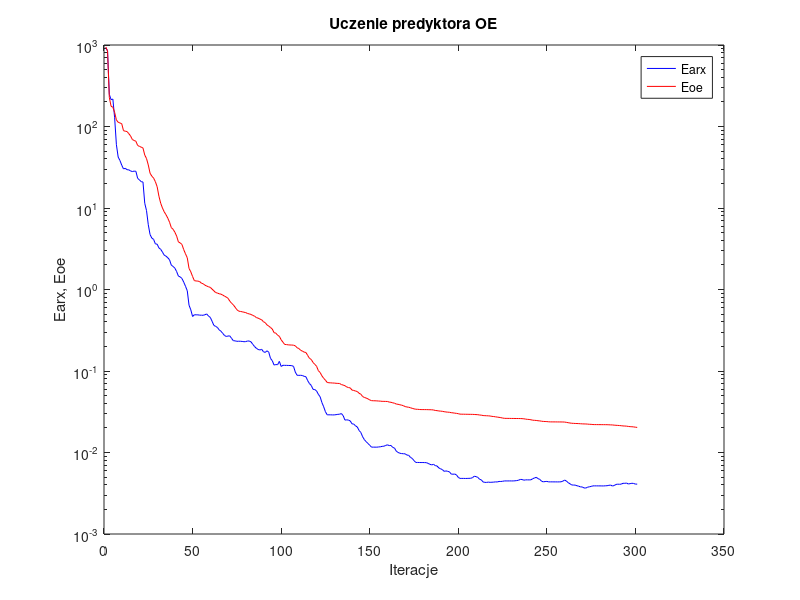
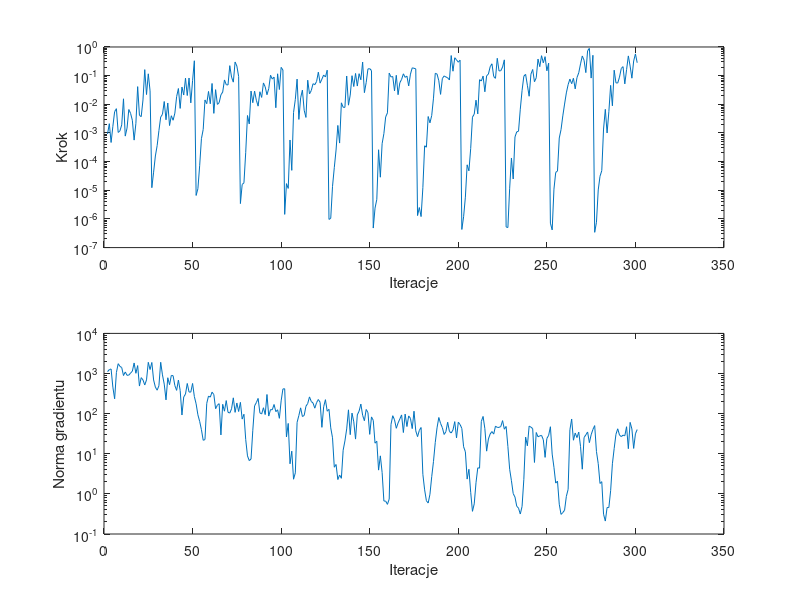

Source code (MATLAB) for these figures, in order:
%uczenie predyktora oe
clear all;
n=0; farx(n+1)=9.261477e+002; foe(n+1)=9.461439e+002; wspucz(n+1)=0.000000e+000; ng(n+1)=0.000000e+000;
%odnowa zmiennej metryki
n=1; farx(n+1)=8.498920e+002; foe(n+1)=8.424586e+002; krok(n+1)=9.208067e-004; ng(n+1)=1.112729e+003;
n=2; farx(n+1)=2.476737e+002; foe(n+1)=2.271099e+002; krok(n+1)=2.110724e-003; ng(n+1)=1.250064e+003;
n=3; farx(n+1)=2.135018e+002; foe(n+1)=1.771739e+002; krok(n+1)=4.652564e-004; ng(n+1)=1.298877e+003;
n=4; farx(n+1)=2.172238e+002; foe(n+1)=1.724196e+002; krok(n+1)=1.700059e-003; ng(n+1)=4.582093e+002;
n=5; farx(n+1)=1.281590e+002; foe(n+1)=1.490236e+002; krok(n+1)=5.548179e-003; ng(n+1)=2.343745e+002;
n=6; farx(n+1)=5.973200e+001; foe(n+1)=1.205203e+002; krok(n+1)=7.032104e-003; ng(n+1)=1.058690e+003;
n=7; farx(n+1)=4.217632e+001; foe(n+1)=1.125505e+002; krok(n+1)=1.040544e-003; ng(n+1)=1.758892e+003;
n=8; farx(n+1)=3.826819e+001; foe(n+1)=1.104938e+002; krok(n+1)=1.188185e-003; ng(n+1)=1.505192e+003;
n=9; farx(n+1)=3.357941e+001; foe(n+1)=1.083724e+002; krok(n+1)=1.915637e-003; ng(n+1)=1.410192e+003;
n=10; farx(n+1)=3.016593e+001; foe(n+1)=8.893387e+001; krok(n+1)=1.555551e-002; ng(n+1)=8.909907e+002;
n=11; farx(n+1)=3.071549e+001; foe(n+1)=8.756081e+001; krok(n+1)=7.770983e-004; ng(n+1)=1.093377e+003;
n=12; farx(n+1)=2.951648e+001; foe(n+1)=8.668847e+001; krok(n+1)=1.473014e-003; ng(n+1)=9.019492e+002;
n=13; farx(n+1)=2.939927e+001; foe(n+1)=8.171809e+001; krok(n+1)=6.583213e-003; ng(n+1)=9.112047e+002;
n=14; farx(n+1)=2.848061e+001; foe(n+1)=7.652000e+001; krok(n+1)=4.830641e-003; ng(n+1)=1.025490e+003;
n=15; farx(n+1)=2.801572e+001; foe(n+1)=6.925398e+001; krok(n+1)=2.774090e-003; ng(n+1)=1.141399e+003;
n=16; farx(n+1)=2.836127e+001; foe(n+1)=6.742242e+001; krok(n+1)=5.631478e-004; ng(n+1)=1.833436e+003;
n=17; farx(n+1)=2.820403e+001; foe(n+1)=6.588088e+001; krok(n+1)=2.156451e-003; ng(n+1)=1.012493e+003;
n=18; farx(n+1)=2.308223e+001; foe(n+1)=5.852434e+001; krok(n+1)=4.134280e-002; ng(n+1)=1.576661e+003;
n=19; farx(n+1)=2.212937e+001; foe(n+1)=5.703223e+001; krok(n+1)=4.126056e-003; ng(n+1)=4.870767e+002;
n=20; farx(n+1)=2.106065e+001; foe(n+1)=5.581717e+001; krok(n+1)=3.709130e-003; ng(n+1)=7.896038e+002;
n=21; farx(n+1)=2.082064e+001; foe(n+1)=5.447667e+001; krok(n+1)=1.421020e-002; ng(n+1)=6.928168e+002;
n=22; farx(n+1)=1.143481e+001; foe(n+1)=4.466504e+001; krok(n+1)=1.620110e-001; ng(n+1)=5.179749e+002;
n=23; farx(n+1)=9.288672e+000; foe(n+1)=4.044227e+001; krok(n+1)=2.191235e-002; ng(n+1)=6.932322e+002;
n=24; farx(n+1)=6.228233e+000; foe(n+1)=3.369401e+001; krok(n+1)=1.158784e-001; ng(n+1)=1.901035e+003;
n=25; farx(n+1)=4.725499e+000; foe(n+1)=2.672239e+001; krok(n+1)=2.936823e-002; ng(n+1)=1.256202e+003;
%odnowa zmiennej metryki
n=26; farx(n+1)=4.269373e+000; foe(n+1)=2.459812e+001; krok(n+1)=1.231075e-005; ng(n+1)=1.884052e+003;
n=27; farx(n+1)=4.123533e+000; foe(n+1)=2.327136e+001; krok(n+1)=4.279756e-005; ng(n+1)=6.905983e+002;
n=28; farx(n+1)=3.629364e+000; foe(n+1)=2.103423e+001; krok(n+1)=1.574580e-004; ng(n+1)=4.578056e+002;
n=29; farx(n+1)=3.599980e+000; foe(n+1)=1.825102e+001; krok(n+1)=3.620082e-004; ng(n+1)=3.836571e+002;
n=30; farx(n+1)=3.238189e+000; foe(n+1)=1.395871e+001; krok(n+1)=1.207660e-003; ng(n+1)=4.956937e+002;
n=31; farx(n+1)=3.112119e+000; foe(n+1)=1.144578e+001; krok(n+1)=3.595805e-003; ng(n+1)=1.904668e+003;
n=32; farx(n+1)=2.875681e+000; foe(n+1)=9.994901e+000; krok(n+1)=4.464102e-003; ng(n+1)=9.235720e+002;
n=33; farx(n+1)=2.636983e+000; foe(n+1)=8.969005e+000; krok(n+1)=1.251384e-002; ng(n+1)=5.444149e+002;
n=34; farx(n+1)=2.563203e+000; foe(n+1)=8.277955e+000; krok(n+1)=2.883948e-003; ng(n+1)=2.202898e+002;
n=35; farx(n+1)=2.453785e+000; foe(n+1)=7.512865e+000; krok(n+1)=1.109636e-002; ng(n+1)=7.845509e+002;
n=36; farx(n+1)=2.313294e+000; foe(n+1)=6.692925e+000; krok(n+1)=1.812955e-003; ng(n+1)=5.258401e+002;
n=37; farx(n+1)=1.987247e+000; foe(n+1)=5.742314e+000; krok(n+1)=3.990929e-003; ng(n+1)=8.956235e+002;
n=38; farx(n+1)=1.920267e+000; foe(n+1)=5.484113e+000; krok(n+1)=2.778799e-003; ng(n+1)=8.829225e+002;
n=39; farx(n+1)=1.826820e+000; foe(n+1)=5.042963e+000; krok(n+1)=4.907442e-003; ng(n+1)=5.004382e+002;
n=40; farx(n+1)=1.659697e+000; foe(n+1)=4.525432e+000; krok(n+1)=1.855145e-002; ng(n+1)=3.802462e+002;
n=41; farx(n+1)=1.460270e+000; foe(n+1)=3.836583e+000; krok(n+1)=3.557944e-002; ng(n+1)=6.873439e+002;
n=42; farx(n+1)=1.427764e+000; foe(n+1)=3.730613e+000; krok(n+1)=7.191676e-003; ng(n+1)=3.777289e+002;
n=43; farx(n+1)=1.365083e+000; foe(n+1)=3.570674e+000; krok(n+1)=4.000365e-002; ng(n+1)=9.243534e+001;
n=44; farx(n+1)=1.232047e+000; foe(n+1)=3.085150e+000; krok(n+1)=2.107682e-002; ng(n+1)=2.600063e+002;
n=45; farx(n+1)=1.095999e+000; foe(n+1)=2.741216e+000; krok(n+1)=8.155575e-002; ng(n+1)=3.077990e+002;
n=46; farx(n+1)=9.669001e-001; foe(n+1)=2.452366e+000; krok(n+1)=2.025137e-002; ng(n+1)=5.648732e+002;
n=47; farx(n+1)=6.414396e-001; foe(n+1)=1.814031e+000; krok(n+1)=8.268560e-002; ng(n+1)=3.460642e+002;
n=48; farx(n+1)=5.632873e-001; foe(n+1)=1.647797e+000; krok(n+1)=1.121665e-002; ng(n+1)=3.439722e+002;
n=49; farx(n+1)=4.665397e-001; foe(n+1)=1.443837e+000; krok(n+1)=6.690246e-002; ng(n+1)=5.656776e+002;
n=50; farx(n+1)=4.898358e-001; foe(n+1)=1.285023e+000; krok(n+1)=3.307424e-001; ng(n+1)=2.668348e+002;
%odnowa zmiennej metryki
n=51; farx(n+1)=4.890467e-001; foe(n+1)=1.272550e+000; krok(n+1)=6.597523e-006; ng(n+1)=1.758542e+002;
n=52; farx(n+1)=4.886994e-001; foe(n+1)=1.267711e+000; krok(n+1)=1.132635e-005; ng(n+1)=9.370574e+001;
n=53; farx(n+1)=4.844288e-001; foe(n+1)=1.251508e+000; krok(n+1)=7.188658e-005; ng(n+1)=6.413420e+001;
n=54; farx(n+1)=4.842993e-001; foe(n+1)=1.194497e+000; krok(n+1)=6.328553e-004; ng(n+1)=3.980572e+001;
n=55; farx(n+1)=4.824134e-001; foe(n+1)=1.175673e+000; krok(n+1)=1.329544e-003; ng(n+1)=2.166012e+001;
n=56; farx(n+1)=4.907685e-001; foe(n+1)=1.129602e+000; krok(n+1)=1.420161e-002; ng(n+1)=2.259352e+001;
n=57; farx(n+1)=5.014487e-001; foe(n+1)=1.101964e+000; krok(n+1)=1.048565e-002; ng(n+1)=1.803869e+002;
n=58; farx(n+1)=4.713480e-001; foe(n+1)=1.079733e+000; krok(n+1)=2.811708e-002; ng(n+1)=2.742982e+002;
n=59; farx(n+1)=4.550406e-001; foe(n+1)=1.062126e+000; krok(n+1)=1.045775e-002; ng(n+1)=2.579292e+002;
n=60; farx(n+1)=4.079560e-001; foe(n+1)=1.010733e+000; krok(n+1)=5.335388e-002; ng(n+1)=3.433823e+002;
n=61; farx(n+1)=3.636572e-001; foe(n+1)=9.650983e-001; krok(n+1)=4.829711e-003; ng(n+1)=2.989046e+002;
n=62; farx(n+1)=3.526466e-001; foe(n+1)=9.176807e-001; krok(n+1)=3.244437e-002; ng(n+1)=1.328823e+002;
n=63; farx(n+1)=3.426232e-001; foe(n+1)=9.051709e-001; krok(n+1)=9.904093e-003; ng(n+1)=1.621232e+002;
n=64; farx(n+1)=3.200894e-001; foe(n+1)=8.863422e-001; krok(n+1)=1.142218e-002; ng(n+1)=1.772409e+002;
n=65; farx(n+1)=3.078285e-001; foe(n+1)=8.775289e-001; krok(n+1)=2.147336e-002; ng(n+1)=2.947008e+001;
n=66; farx(n+1)=2.901884e-001; foe(n+1)=8.547107e-001; krok(n+1)=2.667694e-002; ng(n+1)=1.707959e+002;
n=67; farx(n+1)=2.732254e-001; foe(n+1)=8.301059e-001; krok(n+1)=7.084462e-002; ng(n+1)=1.150291e+002;
n=68; farx(n+1)=2.653791e-001; foe(n+1)=8.080131e-001; krok(n+1)=4.842911e-002; ng(n+1)=2.117203e+002;
n=69; farx(n+1)=2.687065e-001; foe(n+1)=7.803992e-001; krok(n+1)=4.710295e-002; ng(n+1)=1.081977e+002;
n=70; farx(n+1)=2.698070e-001; foe(n+1)=7.213750e-001; krok(n+1)=2.230542e-001; ng(n+1)=1.031592e+002;
n=71; farx(n+1)=2.517142e-001; foe(n+1)=6.786178e-001; krok(n+1)=8.892157e-002; ng(n+1)=1.320291e+002;
n=72; farx(n+1)=2.354244e-001; foe(n+1)=6.487099e-001; krok(n+1)=5.931582e-002; ng(n+1)=2.477423e+002;
n=73; farx(n+1)=2.344631e-001; foe(n+1)=6.064755e-001; krok(n+1)=2.994846e-001; ng(n+1)=1.076250e+002;
n=74; farx(n+1)=2.312670e-001; foe(n+1)=5.654963e-001; krok(n+1)=2.162376e-001; ng(n+1)=1.842174e+002;
n=75; farx(n+1)=2.319787e-001; foe(n+1)=5.432621e-001; krok(n+1)=9.406594e-002; ng(n+1)=1.129693e+002;
%odnowa zmiennej metryki
n=76; farx(n+1)=2.317059e-001; foe(n+1)=5.378428e-001; krok(n+1)=3.436468e-006; ng(n+1)=1.912105e+002;
n=77; farx(n+1)=2.305539e-001; foe(n+1)=5.332684e-001; krok(n+1)=1.592832e-005; ng(n+1)=7.321193e+001;
n=78; farx(n+1)=2.287877e-001; foe(n+1)=5.261232e-001; krok(n+1)=1.817813e-005; ng(n+1)=9.655354e+001;
n=79; farx(n+1)=2.293767e-001; foe(n+1)=5.212779e-001; krok(n+1)=2.110020e-004; ng(n+1)=2.256330e+001;
n=80; farx(n+1)=2.333590e-001; foe(n+1)=5.073692e-001; krok(n+1)=4.065324e-003; ng(n+1)=8.843464e+000;
n=81; farx(n+1)=2.332727e-001; foe(n+1)=5.020738e-001; krok(n+1)=2.063134e-003; ng(n+1)=6.743903e+000;
n=82; farx(n+1)=2.276525e-001; foe(n+1)=4.944052e-001; krok(n+1)=2.896961e-002; ng(n+1)=7.405025e+000;
n=83; farx(n+1)=2.123515e-001; foe(n+1)=4.810456e-001; krok(n+1)=1.136409e-002; ng(n+1)=3.849471e+001;
n=84; farx(n+1)=1.996400e-001; foe(n+1)=4.709060e-001; krok(n+1)=2.876644e-002; ng(n+1)=1.565322e+002;
n=85; farx(n+1)=1.900005e-001; foe(n+1)=4.525433e-001; krok(n+1)=1.384176e-002; ng(n+1)=1.882888e+002;
n=86; farx(n+1)=1.840025e-001; foe(n+1)=4.454752e-001; krok(n+1)=8.625805e-003; ng(n+1)=2.393647e+002;
n=87; farx(n+1)=1.808670e-001; foe(n+1)=4.338465e-001; krok(n+1)=2.741623e-002; ng(n+1)=1.043548e+002;
n=88; farx(n+1)=1.847027e-001; foe(n+1)=4.253384e-001; krok(n+1)=1.738514e-002; ng(n+1)=9.799506e+001;
n=89; farx(n+1)=1.725184e-001; foe(n+1)=4.024147e-001; krok(n+1)=5.565015e-002; ng(n+1)=1.402259e+002;
n=90; farx(n+1)=1.689988e-001; foe(n+1)=3.918780e-001; krok(n+1)=4.048730e-002; ng(n+1)=9.473613e+001;
n=91; farx(n+1)=1.770815e-001; foe(n+1)=3.681545e-001; krok(n+1)=2.154209e-002; ng(n+1)=3.000819e+002;
n=92; farx(n+1)=1.701863e-001; foe(n+1)=3.553472e-001; krok(n+1)=3.522595e-002; ng(n+1)=8.687848e+001;
n=93; farx(n+1)=1.426808e-001; foe(n+1)=3.418664e-001; krok(n+1)=1.031518e-001; ng(n+1)=1.262191e+002;
n=94; farx(n+1)=1.337825e-001; foe(n+1)=3.272381e-001; krok(n+1)=7.596282e-002; ng(n+1)=1.247998e+002;
n=95; farx(n+1)=1.183382e-001; foe(n+1)=2.952739e-001; krok(n+1)=8.877087e-002; ng(n+1)=1.690752e+002;
n=96; farx(n+1)=1.200632e-001; foe(n+1)=2.915760e-001; krok(n+1)=7.585473e-003; ng(n+1)=1.121552e+002;
n=97; farx(n+1)=1.194851e-001; foe(n+1)=2.749362e-001; krok(n+1)=1.160291e-001; ng(n+1)=1.248284e+002;
n=98; farx(n+1)=1.312179e-001; foe(n+1)=2.662411e-001; krok(n+1)=3.281725e-002; ng(n+1)=7.644997e+001;
n=99; farx(n+1)=1.137110e-001; foe(n+1)=2.417122e-001; krok(n+1)=1.945981e-001; ng(n+1)=2.085735e+002;
n=100; farx(n+1)=1.175156e-001; foe(n+1)=2.258376e-001; krok(n+1)=1.573255e-001; ng(n+1)=4.124589e+002;
%odnowa zmiennej metryki
n=101; farx(n+1)=1.172952e-001; foe(n+1)=2.116767e-001; krok(n+1)=1.442431e-006; ng(n+1)=4.174711e+002;
n=102; farx(n+1)=1.172687e-001; foe(n+1)=2.110218e-001; krok(n+1)=1.707914e-005; ng(n+1)=2.619060e+001;
n=103; farx(n+1)=1.169778e-001; foe(n+1)=2.093400e-001; krok(n+1)=1.161317e-005; ng(n+1)=5.702126e+001;
n=104; farx(n+1)=1.167780e-001; foe(n+1)=2.085642e-001; krok(n+1)=5.683150e-004; ng(n+1)=5.625091e+000;
n=105; farx(n+1)=1.163592e-001; foe(n+1)=2.082134e-001; krok(n+1)=4.960813e-005; ng(n+1)=1.159837e+001;
n=106; farx(n+1)=1.138997e-001; foe(n+1)=2.074084e-001; krok(n+1)=5.186798e-003; ng(n+1)=2.319159e+000;
n=107; farx(n+1)=9.680854e-002; foe(n+1)=2.034926e-001; krok(n+1)=1.477175e-002; ng(n+1)=3.341138e+000;
n=108; farx(n+1)=8.861257e-002; foe(n+1)=1.930571e-001; krok(n+1)=7.572847e-002; ng(n+1)=6.058083e+001;
n=109; farx(n+1)=8.840626e-002; foe(n+1)=1.885345e-001; krok(n+1)=2.973498e-003; ng(n+1)=8.995050e+001;
n=110; farx(n+1)=8.860810e-002; foe(n+1)=1.797062e-001; krok(n+1)=1.680437e-002; ng(n+1)=1.395232e+002;
n=111; farx(n+1)=8.805090e-002; foe(n+1)=1.753612e-001; krok(n+1)=3.126305e-002; ng(n+1)=8.475013e+001;
n=112; farx(n+1)=8.601854e-002; foe(n+1)=1.704440e-001; krok(n+1)=6.192369e-003; ng(n+1)=8.998852e+001;
n=113; farx(n+1)=8.492781e-002; foe(n+1)=1.686264e-001; krok(n+1)=3.485222e-003; ng(n+1)=1.528115e+002;
n=114; farx(n+1)=7.602690e-002; foe(n+1)=1.549471e-001; krok(n+1)=6.939329e-002; ng(n+1)=1.790769e+002;
n=115; farx(n+1)=7.003343e-002; foe(n+1)=1.429211e-001; krok(n+1)=2.307159e-002; ng(n+1)=2.613860e+002;
n=116; farx(n+1)=6.652770e-002; foe(n+1)=1.385370e-001; krok(n+1)=3.012318e-002; ng(n+1)=2.009834e+002;
n=117; farx(n+1)=5.958734e-002; foe(n+1)=1.272412e-001; krok(n+1)=5.236098e-002; ng(n+1)=1.836818e+002;
n=118; farx(n+1)=5.915601e-002; foe(n+1)=1.206398e-001; krok(n+1)=4.842911e-002; ng(n+1)=1.367603e+002;
n=119; farx(n+1)=5.692912e-002; foe(n+1)=1.143313e-001; krok(n+1)=6.240867e-002; ng(n+1)=1.880060e+002;
n=120; farx(n+1)=5.176519e-002; foe(n+1)=1.010103e-001; krok(n+1)=1.320338e-001; ng(n+1)=2.251512e+002;
n=121; farx(n+1)=4.831328e-002; foe(n+1)=9.587635e-002; krok(n+1)=5.482403e-002; ng(n+1)=1.913616e+002;
n=122; farx(n+1)=4.107020e-002; foe(n+1)=8.730852e-002; krok(n+1)=7.539806e-002; ng(n+1)=4.557482e+001;
n=123; farx(n+1)=3.642227e-002; foe(n+1)=8.141869e-002; krok(n+1)=1.053314e-001; ng(n+1)=1.486739e+002;
n=124; farx(n+1)=3.164465e-002; foe(n+1)=7.715332e-002; krok(n+1)=8.973318e-002; ng(n+1)=2.228315e+002;
n=125; farx(n+1)=2.899377e-002; foe(n+1)=7.232134e-002; krok(n+1)=1.550674e-001; ng(n+1)=1.149492e+002;
%odnowa zmiennej metryki
n=126; farx(n+1)=2.899761e-002; foe(n+1)=7.169770e-002; krok(n+1)=9.623223e-007; ng(n+1)=1.281184e+002;
n=127; farx(n+1)=2.899826e-002; foe(n+1)=7.158328e-002; krok(n+1)=1.055732e-006; ng(n+1)=4.422967e+001;
n=128; farx(n+1)=2.891945e-002; foe(n+1)=7.121142e-002; krok(n+1)=1.373458e-005; ng(n+1)=2.502764e+001;
n=129; farx(n+1)=2.894253e-002; foe(n+1)=7.114575e-002; krok(n+1)=6.158863e-005; ng(n+1)=4.617661e+000;
n=130; farx(n+1)=2.913446e-002; foe(n+1)=7.066665e-002; krok(n+1)=2.540827e-004; ng(n+1)=5.406166e+000;
n=131; farx(n+1)=2.939257e-002; foe(n+1)=7.042680e-002; krok(n+1)=1.830478e-003; ng(n+1)=2.277848e+000;
n=132; farx(n+1)=2.949776e-002; foe(n+1)=7.031090e-002; krok(n+1)=4.438003e-004; ng(n+1)=2.956706e+000;
n=133; farx(n+1)=3.004794e-002; foe(n+1)=6.817194e-002; krok(n+1)=1.126281e-002; ng(n+1)=2.443332e+000;
n=134; farx(n+1)=2.837751e-002; foe(n+1)=6.724258e-002; krok(n+1)=7.883344e-003; ng(n+1)=1.223019e+001;
n=135; farx(n+1)=2.500698e-002; foe(n+1)=6.603764e-002; krok(n+1)=7.809264e-003; ng(n+1)=2.087797e+001;
n=136; farx(n+1)=2.517227e-002; foe(n+1)=6.377594e-002; krok(n+1)=9.714883e-002; ng(n+1)=4.158240e+001;
n=137; farx(n+1)=2.499156e-002; foe(n+1)=6.264733e-002; krok(n+1)=9.326355e-003; ng(n+1)=1.243852e+002;
n=138; farx(n+1)=2.440420e-002; foe(n+1)=6.205141e-002; krok(n+1)=2.109740e-002; ng(n+1)=2.990374e+001;
n=139; farx(n+1)=2.250452e-002; foe(n+1)=5.833600e-002; krok(n+1)=9.963479e-002; ng(n+1)=1.031701e+002;
n=140; farx(n+1)=2.230559e-002; foe(n+1)=5.775176e-002; krok(n+1)=4.171622e-002; ng(n+1)=6.252048e+001;
n=141; farx(n+1)=2.122198e-002; foe(n+1)=5.675924e-002; krok(n+1)=1.192585e-001; ng(n+1)=2.321397e+001;
n=142; farx(n+1)=2.055434e-002; foe(n+1)=5.599575e-002; krok(n+1)=4.331299e-002; ng(n+1)=9.317052e+001;
n=143; farx(n+1)=1.861684e-002; foe(n+1)=5.326462e-002; krok(n+1)=1.171506e-001; ng(n+1)=1.155389e+002;
n=144; farx(n+1)=1.759952e-002; foe(n+1)=5.188539e-002; krok(n+1)=7.173481e-002; ng(n+1)=1.730657e+002;
n=145; farx(n+1)=1.560323e-002; foe(n+1)=4.861977e-002; krok(n+1)=2.978305e-001; ng(n+1)=9.090670e+001;
n=146; farx(n+1)=1.436257e-002; foe(n+1)=4.733464e-002; krok(n+1)=2.549876e-002; ng(n+1)=6.657674e+001;
n=147; farx(n+1)=1.357981e-002; foe(n+1)=4.658339e-002; krok(n+1)=5.694364e-002; ng(n+1)=1.270284e+002;
n=148; farx(n+1)=1.290962e-002; foe(n+1)=4.551734e-002; krok(n+1)=1.717868e-001; ng(n+1)=1.062196e+002;
n=149; farx(n+1)=1.227298e-002; foe(n+1)=4.417612e-002; krok(n+1)=1.752988e-001; ng(n+1)=3.043716e+001;
n=150; farx(n+1)=1.163974e-002; foe(n+1)=4.329463e-002; krok(n+1)=1.502985e-001; ng(n+1)=8.288090e+001;
%odnowa zmiennej metryki
n=151; farx(n+1)=1.163895e-002; foe(n+1)=4.314904e-002; krok(n+1)=4.811611e-007; ng(n+1)=6.797299e+001;
n=152; farx(n+1)=1.163728e-002; foe(n+1)=4.310879e-002; krok(n+1)=2.388690e-006; ng(n+1)=1.837164e+001;
n=153; farx(n+1)=1.162071e-002; foe(n+1)=4.300487e-002; krok(n+1)=4.820245e-006; ng(n+1)=2.048565e+001;
n=154; farx(n+1)=1.170289e-002; foe(n+1)=4.280074e-002; krok(n+1)=2.594055e-004; ng(n+1)=3.912853e+000;
n=155; farx(n+1)=1.174481e-002; foe(n+1)=4.268816e-002; krok(n+1)=2.860122e-005; ng(n+1)=8.868278e+000;
n=156; farx(n+1)=1.190170e-002; foe(n+1)=4.243199e-002; krok(n+1)=4.233525e-004; ng(n+1)=3.421889e+000;
n=157; farx(n+1)=1.194454e-002; foe(n+1)=4.240941e-002; krok(n+1)=9.511937e-004; ng(n+1)=6.626475e-001;
n=158; farx(n+1)=1.220212e-002; foe(n+1)=4.234025e-002; krok(n+1)=3.621201e-003; ng(n+1)=6.617334e-001;
n=159; farx(n+1)=1.243398e-002; foe(n+1)=4.228797e-002; krok(n+1)=5.022246e-003; ng(n+1)=5.481842e-001;
n=160; farx(n+1)=1.215089e-002; foe(n+1)=4.157983e-002; krok(n+1)=1.226008e-001; ng(n+1)=7.424228e-001;
n=161; farx(n+1)=1.220618e-002; foe(n+1)=4.131072e-002; krok(n+1)=8.973318e-002; ng(n+1)=5.355291e+001;
n=162; farx(n+1)=1.154318e-002; foe(n+1)=4.068886e-002; krok(n+1)=9.349969e-002; ng(n+1)=8.875273e+001;
n=163; farx(n+1)=1.134344e-002; foe(n+1)=4.026334e-002; krok(n+1)=2.941687e-002; ng(n+1)=7.022728e+001;
n=164; farx(n+1)=1.037003e-002; foe(n+1)=3.931508e-002; krok(n+1)=1.028419e-001; ng(n+1)=4.312932e+001;
n=165; farx(n+1)=1.002583e-002; foe(n+1)=3.903103e-002; krok(n+1)=2.160874e-002; ng(n+1)=5.847065e+001;
n=166; farx(n+1)=9.791990e-003; foe(n+1)=3.854675e-002; krok(n+1)=5.671128e-002; ng(n+1)=7.360587e+001;
n=167; farx(n+1)=9.709370e-003; foe(n+1)=3.809502e-002; krok(n+1)=7.401336e-002; ng(n+1)=9.284994e+001;
n=168; farx(n+1)=9.657953e-003; foe(n+1)=3.753635e-002; krok(n+1)=1.158784e-001; ng(n+1)=3.382973e+001;
n=169; farx(n+1)=9.633412e-003; foe(n+1)=3.661634e-002; krok(n+1)=8.713251e-002; ng(n+1)=9.753104e+001;
n=170; farx(n+1)=9.301590e-003; foe(n+1)=3.616269e-002; krok(n+1)=9.656284e-002; ng(n+1)=4.767867e+001;
n=171; farx(n+1)=9.239031e-003; foe(n+1)=3.592082e-002; krok(n+1)=4.382471e-002; ng(n+1)=8.775999e+001;
n=172; farx(n+1)=8.713140e-003; foe(n+1)=3.541270e-002; krok(n+1)=1.134226e-001; ng(n+1)=7.609043e+001;
n=173; farx(n+1)=8.461074e-003; foe(n+1)=3.481130e-002; krok(n+1)=1.872762e-001; ng(n+1)=4.232107e+001;
n=174; farx(n+1)=7.950319e-003; foe(n+1)=3.433190e-002; krok(n+1)=1.807191e-001; ng(n+1)=1.149706e+002;
n=175; farx(n+1)=7.553131e-003; foe(n+1)=3.394480e-002; krok(n+1)=1.723367e-001; ng(n+1)=3.718537e+001;
%odnowa zmiennej metryki
n=176; farx(n+1)=7.550788e-003; foe(n+1)=3.390067e-002; krok(n+1)=1.310779e-006; ng(n+1)=2.671070e+001;
n=177; farx(n+1)=7.536098e-003; foe(n+1)=3.372195e-002; krok(n+1)=2.501667e-006; ng(n+1)=3.815624e+001;
n=178; farx(n+1)=7.531254e-003; foe(n+1)=3.362996e-002; krok(n+1)=1.208441e-006; ng(n+1)=4.512532e+001;
n=179; farx(n+1)=7.533799e-003; foe(n+1)=3.362365e-002; krok(n+1)=1.231075e-005; ng(n+1)=3.069498e+000;
n=180; farx(n+1)=7.517713e-003; foe(n+1)=3.359906e-002; krok(n+1)=3.569431e-004; ng(n+1)=1.260979e+000;
n=181; farx(n+1)=7.508579e-003; foe(n+1)=3.359210e-002; krok(n+1)=3.185772e-004; ng(n+1)=6.741154e-001;
n=182; farx(n+1)=7.350941e-003; foe(n+1)=3.353650e-002; krok(n+1)=3.748398e-003; ng(n+1)=5.913611e-001;
n=183; farx(n+1)=7.162223e-003; foe(n+1)=3.348964e-002; krok(n+1)=2.254077e-003; ng(n+1)=9.784631e-001;
n=184; farx(n+1)=7.044491e-003; foe(n+1)=3.343272e-002; krok(n+1)=4.065324e-003; ng(n+1)=2.683775e+000;
n=185; farx(n+1)=7.165986e-003; foe(n+1)=3.326462e-002; krok(n+1)=1.640492e-002; ng(n+1)=6.448544e+000;
n=186; farx(n+1)=6.908672e-003; foe(n+1)=3.280312e-002; krok(n+1)=1.204927e-001; ng(n+1)=1.913997e+001;
n=187; farx(n+1)=6.833086e-003; foe(n+1)=3.264335e-002; krok(n+1)=1.136816e-001; ng(n+1)=4.426419e+001;
n=188; farx(n+1)=6.469146e-003; foe(n+1)=3.233931e-002; krok(n+1)=6.640781e-002; ng(n+1)=8.011799e+001;
n=189; farx(n+1)=6.308483e-003; foe(n+1)=3.219616e-002; krok(n+1)=2.219272e-002; ng(n+1)=5.697498e+001;
n=190; farx(n+1)=6.173231e-003; foe(n+1)=3.201531e-002; krok(n+1)=7.901515e-002; ng(n+1)=4.478392e+001;
n=191; farx(n+1)=5.872866e-003; foe(n+1)=3.169820e-002; krok(n+1)=9.790078e-002; ng(n+1)=3.025610e+001;
n=192; farx(n+1)=5.948021e-003; foe(n+1)=3.143261e-002; krok(n+1)=8.973423e-002; ng(n+1)=3.547691e+001;
n=193; farx(n+1)=5.870787e-003; foe(n+1)=3.125975e-002; krok(n+1)=8.430727e-002; ng(n+1)=6.105862e+001;
n=194; farx(n+1)=5.795592e-003; foe(n+1)=3.116496e-002; krok(n+1)=7.053511e-002; ng(n+1)=3.606611e+001;
n=195; farx(n+1)=5.439292e-003; foe(n+1)=3.080788e-002; krok(n+1)=5.030381e-001; ng(n+1)=3.293196e+001;
n=196; farx(n+1)=5.413507e-003; foe(n+1)=3.064896e-002; krok(n+1)=1.428513e-001; ng(n+1)=3.933904e+001;
n=197; farx(n+1)=5.444896e-003; foe(n+1)=3.039610e-002; krok(n+1)=4.206609e-001; ng(n+1)=6.317665e+001;
n=198; farx(n+1)=5.303596e-003; foe(n+1)=3.020894e-002; krok(n+1)=3.550835e-001; ng(n+1)=2.483402e+001;
n=199; farx(n+1)=4.947733e-003; foe(n+1)=2.994840e-002; krok(n+1)=2.948231e-001; ng(n+1)=6.097468e+001;
n=200; farx(n+1)=4.811291e-003; foe(n+1)=2.954776e-002; krok(n+1)=3.465039e-001; ng(n+1)=5.366154e+001;
%odnowa zmiennej metryki
n=201; farx(n+1)=4.811407e-003; foe(n+1)=2.951339e-002; krok(n+1)=4.291746e-007; ng(n+1)=4.286067e+001;
n=202; farx(n+1)=4.810835e-003; foe(n+1)=2.950106e-002; krok(n+1)=1.191454e-006; ng(n+1)=1.495265e+001;
n=203; farx(n+1)=4.803339e-003; foe(n+1)=2.946246e-002; krok(n+1)=5.753080e-006; ng(n+1)=1.121199e+001;
n=204; farx(n+1)=4.808196e-003; foe(n+1)=2.944357e-002; krok(n+1)=7.737572e-005; ng(n+1)=2.338126e+000;
n=205; farx(n+1)=4.818705e-003; foe(n+1)=2.940596e-002; krok(n+1)=4.765565e-005; ng(n+1)=4.105546e+000;
n=206; farx(n+1)=4.827582e-003; foe(n+1)=2.939025e-002; krok(n+1)=2.867210e-004; ng(n+1)=1.095791e+000;
n=207; farx(n+1)=4.907453e-003; foe(n+1)=2.936610e-002; krok(n+1)=3.558977e-003; ng(n+1)=3.673352e-001;
n=208; farx(n+1)=5.119873e-003; foe(n+1)=2.929050e-002; krok(n+1)=4.548255e-003; ng(n+1)=5.637886e-001;
n=209; farx(n+1)=5.059263e-003; foe(n+1)=2.919203e-002; krok(n+1)=1.394089e-002; ng(n+1)=1.899718e+000;
n=210; farx(n+1)=4.954468e-003; foe(n+1)=2.911491e-002; krok(n+1)=4.624718e-003; ng(n+1)=4.461847e+000;
n=211; farx(n+1)=4.697180e-003; foe(n+1)=2.884491e-002; krok(n+1)=7.233428e-002; ng(n+1)=4.374039e+000;
n=212; farx(n+1)=4.612897e-003; foe(n+1)=2.872198e-002; krok(n+1)=6.486639e-002; ng(n+1)=6.395239e+001;
n=213; farx(n+1)=4.353613e-003; foe(n+1)=2.841360e-002; krok(n+1)=9.668121e-002; ng(n+1)=8.515540e+001;
n=214; farx(n+1)=4.300302e-003; foe(n+1)=2.831983e-002; krok(n+1)=2.735309e-002; ng(n+1)=4.220957e+001;
n=215; farx(n+1)=4.298165e-003; foe(n+1)=2.824362e-002; krok(n+1)=9.907791e-002; ng(n+1)=1.161691e+001;
n=216; farx(n+1)=4.334740e-003; foe(n+1)=2.817394e-002; krok(n+1)=1.134226e-001; ng(n+1)=2.339666e+001;
n=217; farx(n+1)=4.302792e-003; foe(n+1)=2.804289e-002; krok(n+1)=2.051030e-001; ng(n+1)=3.106128e+001;
n=218; farx(n+1)=4.320057e-003; foe(n+1)=2.775633e-002; krok(n+1)=2.590696e-001; ng(n+1)=3.579316e+001;
n=219; farx(n+1)=4.329480e-003; foe(n+1)=2.762336e-002; krok(n+1)=9.327289e-002; ng(n+1)=3.090178e+001;
n=220; farx(n+1)=4.364693e-003; foe(n+1)=2.741054e-002; krok(n+1)=8.057849e-002; ng(n+1)=4.885811e+001;
n=221; farx(n+1)=4.348440e-003; foe(n+1)=2.720236e-002; krok(n+1)=4.033988e-001; ng(n+1)=4.541172e+001;
n=222; farx(n+1)=4.416481e-003; foe(n+1)=2.699898e-002; krok(n+1)=1.455442e-001; ng(n+1)=4.538495e+001;
n=223; farx(n+1)=4.409682e-003; foe(n+1)=2.678027e-002; krok(n+1)=1.489153e-001; ng(n+1)=4.780903e+001;
n=224; farx(n+1)=4.432102e-003; foe(n+1)=2.648716e-002; krok(n+1)=2.001704e-001; ng(n+1)=6.698483e+001;
n=225; farx(n+1)=4.479956e-003; foe(n+1)=2.626863e-002; krok(n+1)=3.556863e-001; ng(n+1)=4.096709e+001;
%odnowa zmiennej metryki
n=226; farx(n+1)=4.478770e-003; foe(n+1)=2.622313e-002; krok(n+1)=5.264774e-007; ng(n+1)=4.789753e+001;
n=227; farx(n+1)=4.478679e-003; foe(n+1)=2.621461e-002; krok(n+1)=5.000813e-007; ng(n+1)=1.515364e+001;
n=228; farx(n+1)=4.482198e-003; foe(n+1)=2.620494e-002; krok(n+1)=1.180191e-005; ng(n+1)=4.102340e+000;
n=229; farx(n+1)=4.478808e-003; foe(n+1)=2.617313e-002; krok(n+1)=1.338340e-004; ng(n+1)=2.129380e+000;
n=230; farx(n+1)=4.479365e-003; foe(n+1)=2.617196e-002; krok(n+1)=2.480406e-005; ng(n+1)=1.016452e+000;
n=231; farx(n+1)=4.495479e-003; foe(n+1)=2.614382e-002; krok(n+1)=7.286945e-004; ng(n+1)=8.316035e-001;
n=232; farx(n+1)=4.523537e-003; foe(n+1)=2.613284e-002; krok(n+1)=1.093891e-003; ng(n+1)=4.925460e-001;
n=233; farx(n+1)=4.567518e-003; foe(n+1)=2.612303e-002; krok(n+1)=1.151653e-003; ng(n+1)=4.405770e-001;
n=234; farx(n+1)=4.673298e-003; foe(n+1)=2.610139e-002; krok(n+1)=6.746361e-003; ng(n+1)=3.149339e-001;
n=235; farx(n+1)=4.666161e-003; foe(n+1)=2.604308e-002; krok(n+1)=3.010907e-002; ng(n+1)=4.857696e-001;
n=236; farx(n+1)=4.572805e-003; foe(n+1)=2.592232e-002; krok(n+1)=9.563284e-002; ng(n+1)=2.301100e+000;
n=237; farx(n+1)=4.618681e-003; foe(n+1)=2.569019e-002; krok(n+1)=1.111619e-001; ng(n+1)=2.604167e+001;
n=238; farx(n+1)=4.617088e-003; foe(n+1)=2.551480e-002; krok(n+1)=4.614317e-002; ng(n+1)=1.579022e+001;
n=239; farx(n+1)=4.612140e-003; foe(n+1)=2.543775e-002; krok(n+1)=1.911063e-002; ng(n+1)=4.891955e+001;
n=240; farx(n+1)=4.622667e-003; foe(n+1)=2.521684e-002; krok(n+1)=1.124683e-001; ng(n+1)=4.603381e+001;
n=241; farx(n+1)=4.764883e-003; foe(n+1)=2.491243e-002; krok(n+1)=1.641051e-001; ng(n+1)=4.231412e+001;
n=242; farx(n+1)=4.867984e-003; foe(n+1)=2.481977e-002; krok(n+1)=6.130039e-002; ng(n+1)=6.070093e+000;
n=243; farx(n+1)=4.962356e-003; foe(n+1)=2.472786e-002; krok(n+1)=8.438961e-002; ng(n+1)=3.388926e+001;
n=244; farx(n+1)=4.784516e-003; foe(n+1)=2.453606e-002; krok(n+1)=3.785938e-001; ng(n+1)=2.648025e+001;
n=245; farx(n+1)=4.676932e-003; foe(n+1)=2.443336e-002; krok(n+1)=2.056099e-001; ng(n+1)=2.792716e+001;
n=246; farx(n+1)=4.445859e-003; foe(n+1)=2.419558e-002; krok(n+1)=4.968860e-001; ng(n+1)=2.865083e+001;
n=247; farx(n+1)=4.366511e-003; foe(n+1)=2.407163e-002; krok(n+1)=2.800362e-001; ng(n+1)=2.242492e+001;
n=248; farx(n+1)=4.401531e-003; foe(n+1)=2.400298e-002; krok(n+1)=4.602673e-001; ng(n+1)=8.126788e+000;
n=249; farx(n+1)=4.421579e-003; foe(n+1)=2.395258e-002; krok(n+1)=1.475580e-001; ng(n+1)=2.403061e+001;
n=250; farx(n+1)=4.362647e-003; foe(n+1)=2.381564e-002; krok(n+1)=2.729349e-001; ng(n+1)=2.878817e+001;
%odnowa zmiennej metryki
n=251; farx(n+1)=4.363582e-003; foe(n+1)=2.375538e-002; krok(n+1)=7.116681e-007; ng(n+1)=4.717366e+001;
n=252; farx(n+1)=4.363429e-003; foe(n+1)=2.375358e-002; krok(n+1)=4.149384e-007; ng(n+1)=9.800509e+000;
n=253; farx(n+1)=4.360233e-003; foe(n+1)=2.374412e-002; krok(n+1)=1.095376e-005; ng(n+1)=4.599005e+000;
n=254; farx(n+1)=4.360862e-003; foe(n+1)=2.373810e-002; krok(n+1)=4.204485e-005; ng(n+1)=1.856638e+000;
n=255; farx(n+1)=4.357794e-003; foe(n+1)=2.372425e-002; krok(n+1)=4.705554e-005; ng(n+1)=2.078815e+000;
n=256; farx(n+1)=4.360091e-003; foe(n+1)=2.371397e-002; krok(n+1)=6.650130e-004; ng(n+1)=5.523635e-001;
n=257; farx(n+1)=4.370514e-003; foe(n+1)=2.370549e-002; krok(n+1)=1.308315e-003; ng(n+1)=3.082997e-001;
n=258; farx(n+1)=4.445327e-003; foe(n+1)=2.368548e-002; krok(n+1)=3.938450e-003; ng(n+1)=3.425525e-001;
n=259; farx(n+1)=4.590602e-003; foe(n+1)=2.363332e-002; krok(n+1)=1.019133e-002; ng(n+1)=3.916763e-001;
n=260; farx(n+1)=4.473299e-003; foe(n+1)=2.343904e-002; krok(n+1)=2.502768e-002; ng(n+1)=8.667357e-001;
n=261; farx(n+1)=4.270393e-003; foe(n+1)=2.322498e-002; krok(n+1)=4.842911e-002; ng(n+1)=1.295564e+000;
n=262; farx(n+1)=4.140050e-003; foe(n+1)=2.301117e-002; krok(n+1)=7.579082e-002; ng(n+1)=3.941922e+001;
n=263; farx(n+1)=4.005361e-003; foe(n+1)=2.285200e-002; krok(n+1)=5.234463e-002; ng(n+1)=7.350517e+001;
n=264; farx(n+1)=3.982867e-003; foe(n+1)=2.278620e-002; krok(n+1)=8.100548e-002; ng(n+1)=2.173699e+001;
n=265; farx(n+1)=3.982664e-003; foe(n+1)=2.271562e-002; krok(n+1)=3.450322e-002; ng(n+1)=3.284127e+001;
n=266; farx(n+1)=3.908168e-003; foe(n+1)=2.267806e-002; krok(n+1)=8.554146e-002; ng(n+1)=2.532654e+001;
n=267; farx(n+1)=3.859793e-003; foe(n+1)=2.262140e-002; krok(n+1)=1.257595e-001; ng(n+1)=3.465999e+001;
n=268; farx(n+1)=3.783046e-003; foe(n+1)=2.253164e-002; krok(n+1)=2.569287e-001; ng(n+1)=1.527448e+001;
n=269; farx(n+1)=3.778267e-003; foe(n+1)=2.246554e-002; krok(n+1)=4.862877e-001; ng(n+1)=4.122670e+000;
n=270; farx(n+1)=3.673881e-003; foe(n+1)=2.241512e-002; krok(n+1)=3.444314e-001; ng(n+1)=2.534556e+001;
n=271; farx(n+1)=3.662100e-003; foe(n+1)=2.239405e-002; krok(n+1)=1.275354e-001; ng(n+1)=2.960557e+001;
n=272; farx(n+1)=3.754891e-003; foe(n+1)=2.230375e-002; krok(n+1)=7.386536e-001; ng(n+1)=3.489136e+001;
n=273; farx(n+1)=3.794712e-003; foe(n+1)=2.219670e-002; krok(n+1)=8.923142e-001; ng(n+1)=1.892130e+001;
n=274; farx(n+1)=3.839294e-003; foe(n+1)=2.215287e-002; krok(n+1)=8.222485e-002; ng(n+1)=2.976015e+001;
n=275; farx(n+1)=3.895739e-003; foe(n+1)=2.203528e-002; krok(n+1)=5.138574e-001; ng(n+1)=4.032558e+001;
%odnowa zmiennej metryki
n=276; farx(n+1)=3.896177e-003; foe(n+1)=2.200186e-002; krok(n+1)=3.410129e-007; ng(n+1)=5.034021e+001;
n=277; farx(n+1)=3.896206e-003; foe(n+1)=2.199664e-002; krok(n+1)=7.654805e-007; ng(n+1)=1.135465e+001;
n=278; farx(n+1)=3.893580e-003; foe(n+1)=2.198315e-002; krok(n+1)=1.029142e-005; ng(n+1)=5.668185e+000;
n=279; farx(n+1)=3.894220e-003; foe(n+1)=2.197839e-002; krok(n+1)=3.079431e-005; ng(n+1)=1.817037e+000;
n=280; farx(n+1)=3.890853e-003; foe(n+1)=2.196595e-002; krok(n+1)=4.838580e-005; ng(n+1)=2.015734e+000;
n=281; farx(n+1)=3.887119e-003; foe(n+1)=2.195994e-002; krok(n+1)=1.369522e-003; ng(n+1)=3.119887e-001;
n=282; farx(n+1)=3.903984e-003; foe(n+1)=2.194612e-002; krok(n+1)=6.669234e-003; ng(n+1)=2.101340e-001;
n=283; farx(n+1)=3.913270e-003; foe(n+1)=2.193762e-002; krok(n+1)=9.977322e-004; ng(n+1)=4.579155e-001;
n=284; farx(n+1)=3.955157e-003; foe(n+1)=2.189038e-002; krok(n+1)=5.548179e-003; ng(n+1)=4.564284e-001;
n=285; farx(n+1)=3.983924e-003; foe(n+1)=2.182010e-002; krok(n+1)=4.568872e-002; ng(n+1)=1.199979e+000;
n=286; farx(n+1)=3.880728e-003; foe(n+1)=2.179484e-002; krok(n+1)=8.855578e-003; ng(n+1)=5.635932e+000;
n=287; farx(n+1)=3.931137e-003; foe(n+1)=2.165346e-002; krok(n+1)=1.549330e-001; ng(n+1)=1.354264e+001;
n=288; farx(n+1)=4.056213e-003; foe(n+1)=2.156971e-002; krok(n+1)=5.606295e-002; ng(n+1)=3.053036e+001;
n=289; farx(n+1)=4.088352e-003; foe(n+1)=2.150291e-002; krok(n+1)=5.507794e-002; ng(n+1)=4.192860e+001;
n=290; farx(n+1)=4.073216e-003; foe(n+1)=2.141760e-002; krok(n+1)=8.877087e-002; ng(n+1)=2.930629e+001;
n=291; farx(n+1)=4.094134e-003; foe(n+1)=2.132486e-002; krok(n+1)=1.778431e-001; ng(n+1)=2.675723e+001;
n=292; farx(n+1)=4.190753e-003; foe(n+1)=2.117818e-002; krok(n+1)=2.063035e-001; ng(n+1)=2.914179e+001;
n=293; farx(n+1)=4.186077e-003; foe(n+1)=2.113138e-002; krok(n+1)=5.160128e-002; ng(n+1)=2.808132e+001;
n=294; farx(n+1)=4.218490e-003; foe(n+1)=2.105198e-002; krok(n+1)=1.619492e-001; ng(n+1)=4.721402e+001;
n=295; farx(n+1)=4.107659e-003; foe(n+1)=2.088911e-002; krok(n+1)=4.881595e-001; ng(n+1)=1.337939e+001;
n=296; farx(n+1)=4.152691e-003; foe(n+1)=2.076439e-002; krok(n+1)=2.153023e-001; ng(n+1)=6.051815e+001;
n=297; farx(n+1)=4.193373e-003; foe(n+1)=2.070941e-002; krok(n+1)=8.153064e-002; ng(n+1)=4.157732e+001;
n=298; farx(n+1)=4.169244e-003; foe(n+1)=2.060641e-002; krok(n+1)=3.238984e-001; ng(n+1)=1.358702e+001;
n=299; farx(n+1)=4.095327e-003; foe(n+1)=2.043851e-002; krok(n+1)=5.726839e-001; ng(n+1)=3.149668e+001;
n=300; farx(n+1)=4.094336e-003; foe(n+1)=2.031563e-002; krok(n+1)=2.818076e-001; ng(n+1)=4.015332e+001;

figure; semilogy(farx,'b'); hold on; semilogy(foe,'r'); xlabel('Iteracje'); ylabel('Earx, Eoe'); legend('Earx','Eoe'); title('Uczenie predyktora OE');
figure; subplot(2,1,1); semilogy(krok); xlabel('Iteracje'); ylabel('Krok');
subplot(2,1,2); semilogy(ng); xlabel('Iteracje'); ylabel('Norma gradientu');
Earx=farx(n+1)
Eoe=foe(n+1)
